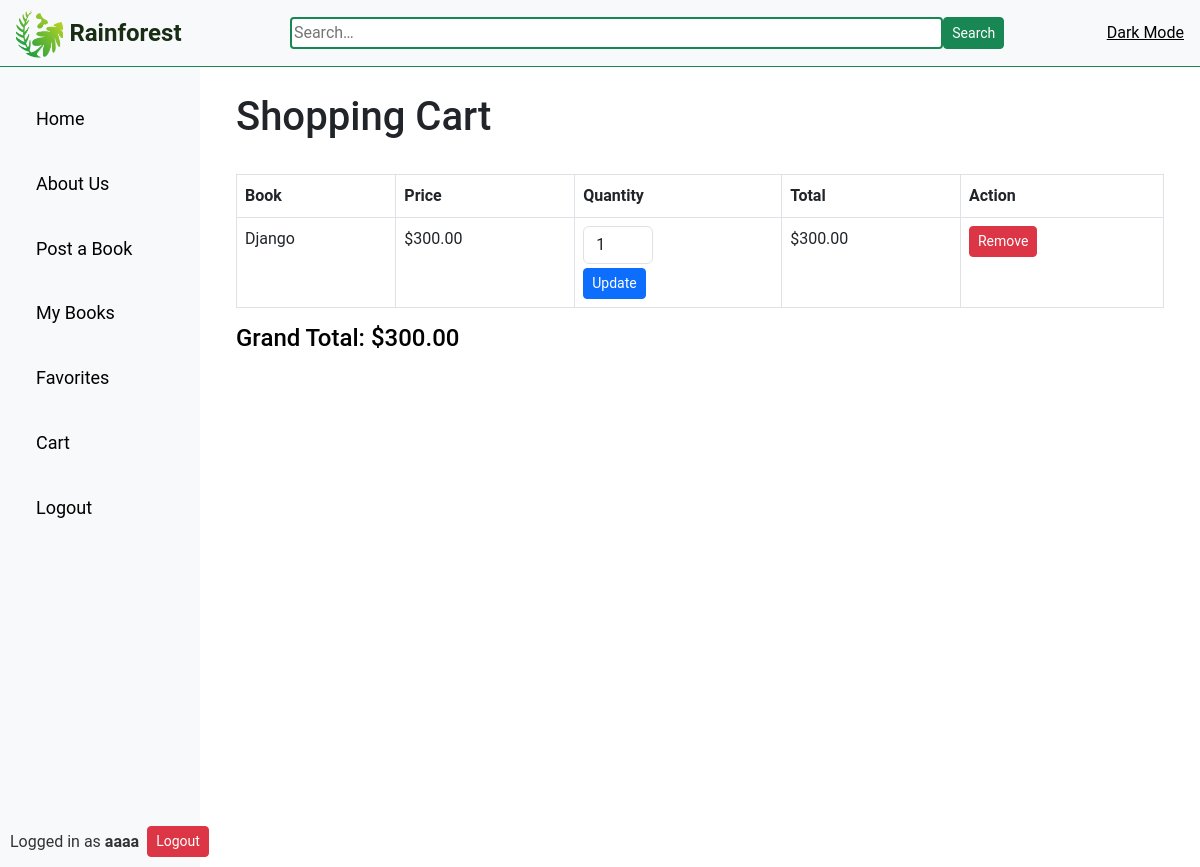
The page /cart/ (signed in) on the database as committed earlier.
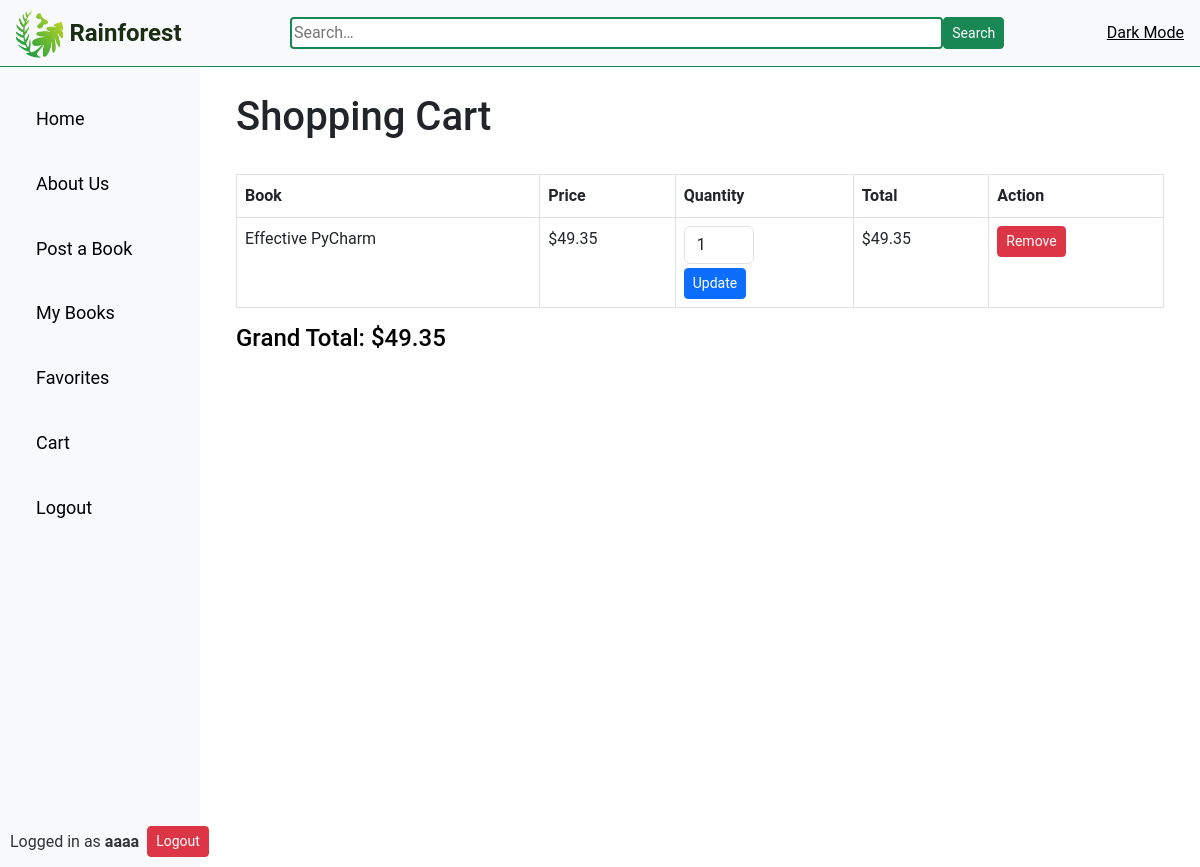
The same page on the database as committed later.
### bookMng/models.py (models this page shows, shortened)
class CartItem(models.Model):
    user = models.ForeignKey(User, on_delete=models.CASCADE)
    book = models.ForeignKey(Book, on_delete=models.CASCADE)
    quantity = models.PositiveIntegerField(default=1)
    class Meta:
        unique_together = ('user', 'book')
    def total_price(self):
        return self.book.price * self.quantity

class Book(models.Model):
    name = models.CharField(max_length=200)
    author = models.CharField(max_length=200)
    price = models.DecimalField(max_digits=6, decimal_places=2)
    description = models.TextField()
    picture = models.ImageField(upload_to='book_images/', null=True, blank=True)
    username = models.ForeignKey(User, on_delete=models.CASCADE)

### bookMng/views.py (the view)
# urls.py: path('cart/', views.cart, name='cart'),
@login_required
def cart(request):
    cart_items = CartItem.objects.filter(user=request.user)
    total_price = sum(item.total_price() for item in cart_items)
    return render(request, 'bookMng/cart.html', {'cart_items': cart_items, 'total_price': total_price, 'item_list': MainMenu.objects.all()})

### bookEx/templates/bookMng/cart.html (shortened to what this page needs)
{% extends "base.html" %}
{% block content %}
<div class="container clear-cont">
    <br><h1>Shopping Cart</h1><br>
    {% if cart_items %}
        <table class="table table-bordered">
            <thead>
                <tr>
                    <th>Book</th>
                    <th>Price</th>
                    <th>Quantity</th>
                    <th>Total</th>
                    <th>Action</th>
                </tr>
            </thead>
            <tbody>
                {% for item in cart_items %}
                <tr>
                    <td>{{ item.book.name }}</td>
                    <td>${{ item.book.price }}</td>
                    <td>
                        <form method="post" action="{% url 'bookMng:update_cart' item.id %}">
                            <input type="number" name="quantity" value="{{ item.quantity }}" min="1" class="form-control" style="width: 70px;">
                            <button type="submit" class="btn btn-primary btn-sm mt-1">Update</button>
                        </form>
                    </td>
                    <td>${{ item.total_price }}</td>
                    <td>
                        <form method="post" action="{% url 'bookMng:update_cart' item.id %}">
                            <button type="submit" class="btn btn-danger btn-sm">Remove</button>
                        </form>
                    </td>
                </tr>
                {% endfor %}
            </tbody>
        </table>
        <h4>Grand Total: ${{ total_price }}</h4>
    {% else %}
        <p>Your cart is empty.</p>
    {% endif %}
</div>
{% endblock %}

Rows that differ between the two databases and show on the page:
removed CartItem: book.name "Django", book.price "300.00", quantity "1", total_price "300.00"
added CartItem: book.name "Effective PyCharm", book.price "49.35", quantity "1", total_price "49.35"
Other text that changed with them:
{{ total_price }}: "300.00" → "49.35"
